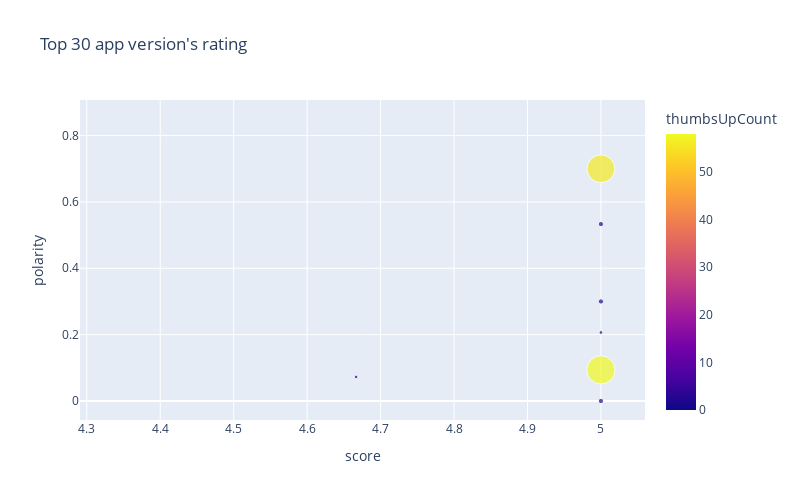

Source (notebook cell):
### Code cell
fig = px.scatter(
    new_app_rating[:30],
    x='score',
    y='polarity',
    size='thumbsUpCount',
    hover_name='appVersion',
    color='thumbsUpCount',
    title="Top 30 app version's rating",
    width=800,
    height=500
)
fig.show()

### Figure 1 — Plotly figure (JSON) as saved in the notebook; plotly's stock layout.template omitted (floating-point values rounded to 4 significant figures)
{"data": [{"hovertemplate": "<b>%{hovertext}</b><br><br>score=%{x}<br>polarity=%{y}<br>thumbsUpCount=%{marker.color}<extra></extra>", "hovertext": ["7.2.0 build 6 31717", "6.19.0 build 28 31557", "7.82.0 build 32 35202", "6.12.0 build 29720", "6.21.0 build 10 31609", "3.15.1 build 5253", "5.12.0 build 25744", "5.4.0 build 20221", "8.28.0 build 4 40234", "4.13.1 build 14562", "8.135.0 build 3 50873", "3.10.1 build 4338", "5.0.5 build 16199", "8.104.0 build 1 50616", "8.106.0 build 7 50630", "5.0.1 build 16103", "3.4.0 build 1492", "6.4.0 build 28128", "5.16.0 build 26728", "3.1.2 build 1142", "7.68.2 build 34 35041", "6.11.0 build 29550", "5.3.1 build 19295", "4.10.6 build 11178", "7.42.0 build 3 34673", "1.8.1 build 573", "4.12.1 build 14299", "7.76.0 build 3 35133", "8.116.0 build 4 50687", "6.7.1 build 28752"], "legendgroup": "", "marker": {"color": [58, 56, 2, 2, 2, 1, 0, 0, 0, 0, 0, 0, 0, 0, 0, 0, 0, 0, 0, 0, 0, 0, 0, 0, 0, 0, 1, 0, 0, 0], "coloraxis": "coloraxis", "size": [58, 56, 2, 2, 2, 1, 0, 0, 0, 0, 0, 0, 0, 0, 0, 0, 0, 0, 0, 0, 0, 0, 0, 0, 0, 0, 1, 0, 0, 0], "sizemode": "area", "sizeref": 0.145, "symbol": "circle"}, "mode": "markers", "name": "", "orientation": "v", "showlegend": false, "type": "scatter", "x": [5, 5, 5, 5, 5, 5, 5, 5, 5, 5, 5, 5, 5, 5, 5, 5, 5, 5, 5, 5, 5, 5, 5, 5, 5, 5, 4.667, 4.667, 4.5, 4.333], "xaxis": "x", "y": [0.09375, 0.7, 0.5333, 0.3, 0, 0.2067, 0.85, 0.8, 0.7, 0.6917, 0.6833, 0.65, 0.6, 0.5, 0.5, 0.375, 0.3167, 0.3, 0.2797, 0.2083, 0.2067, 0.2, 0.1429, 0.1125, 0.07778, 0.0375, 0.07249, 0.5, 0.2, 0.5711], "yaxis": "y"}], "layout": {"coloraxis": {"colorbar": {"title": {"text": "thumbsUpCount"}}, "colorscale": [[0, "#0d0887"], [0.1111, "#46039f"], [0.2222, "#7201a8"], [0.3333, "#9c179e"], [0.4444, "#bd3786"], [0.5556, "#d8576b"], [0.6667, "#ed7953"], [0.7778, "#fb9f3a"], [0.8889, "#fdca26"], [1, "#f0f921"]]}, "height": 500, "legend": {"itemsizing": "constant", "tracegroupgap": 0}, "title": {"text": "Top 30 app version's rating"}, "width": 800, "xaxis": {"anchor": "y", "domain": [0, 1], "title": {"text": "score"}}, "yaxis": {"anchor": "x", "domain": [0, 1], "title": {"text": "polarity"}}}}
